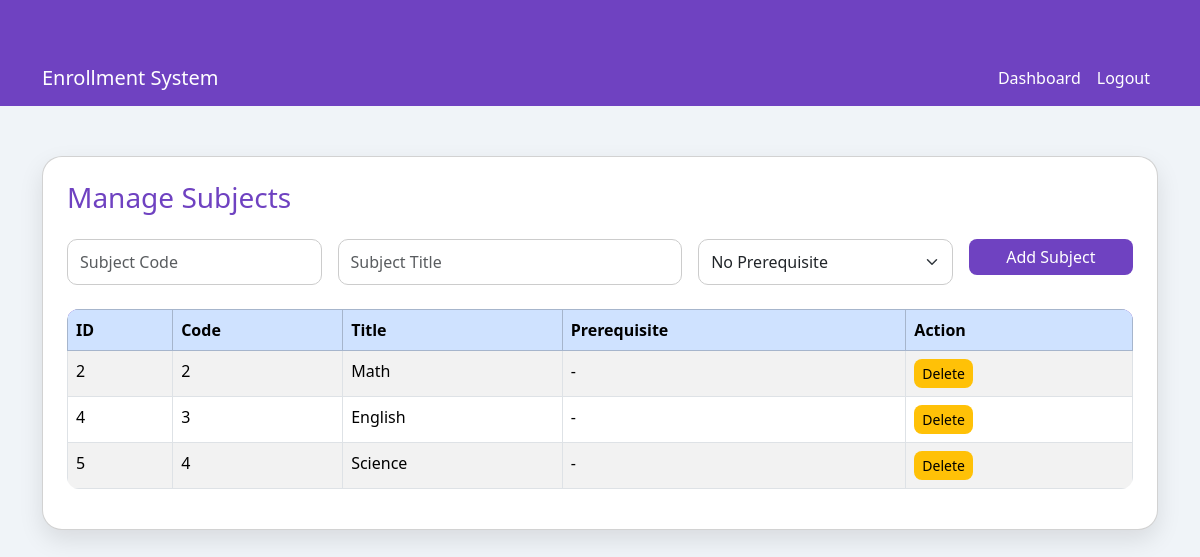
The app's page /manage_subjects.php (signed in) with its own data.
### tables this page shows
CREATE TABLE `subjects` (
  `id` int(11) NOT NULL,
  `code` varchar(20) NOT NULL,
  `title` varchar(100) NOT NULL,
  `prerequisite_id` int(11) DEFAULT NULL
);

### manage_subjects.php (the view, shortened to what this page needs)
<?php
include 'header.php';
include 'db.php';
$result = $conn->query("SELECT s.*, p.title as prereq_title FROM subjects s LEFT JOIN subjects p ON s.prerequisite_id=p.id");
?>
<div class="card p-4 mt-4">
    <h3 class="mb-4">Manage Subjects</h3>
    <form method="post" class="row g-3 mb-4">
        <div class="col-md-3">
            <input type="text" name="code" class="form-control" placeholder="Subject Code" required>
        </div>
        <div class="col-md-4">
            <input type="text" name="title" class="form-control" placeholder="Subject Title" required>
        </div>
        <div class="col-md-3">
            <select name="prerequisite" class="form-select">
                <option value="">No Prerequisite</option>
            </select>
        </div>
        <div class="col-md-2">
            <button type="submit" name="add" class="btn btn-primary w-100">Add Subject</button>
        </div>
    </form>
    <table class="table table-striped table-bordered">
        <thead class="table-primary">
            <tr>
                <th>ID</th>
                <th>Code</th>
                <th>Title</th>
                <th>Prerequisite</th>
                <th>Action</th>
            </tr>
        </thead>
        <tbody>
            <?php while($row = $result->fetch_assoc()): ?>
            <tr>
                <td><?= $row['id'] ?></td>
                <td><?= $row['code'] ?></td>
                <td><?= $row['title'] ?></td>
                <td><?= $row['prereq_title'] ?? '-' ?></td>
                <td>
                    <a href="?delete=<?= $row['id'] ?>" class="btn btn-secondary btn-sm" onclick="return confirm('Delete subject?')">Delete</a>
                </td>
            </tr>
            <?php endwhile; ?>
        </tbody>
    </table>
</div>

### style.css (style rules this page uses)
html, body { height: 100%; margin: 0; font-family: 'Segoe UI', Tahoma, Geneva, Verdana, sans-serif; background-color: #f0f4f8; color: #333; }
.card { background-color: #fff; border-radius: 20px; padding: 30px; min-height: 250px; box-shadow: 0 10px 25px rgba(0,0,0,0.1); transition: transform 0.3s ease, box-shadow 0.3s ease; }
.btn-primary { background-color: #6f42c1; border: none; border-radius: 8px; transition: background-color 0.3s ease, transform 0.2s ease; }
.btn-secondary { background-color: #ffc107; color: #000; border: none; border-radius: 8px; }
.form-control, .form-select { border-radius: 10px; border: 1px solid #ccc; padding: 10px 12px; transition: border-color 0.3s ease, box-shadow 0.3s ease; }
table { border-radius: 12px; overflow: hidden; width: 100%; border-collapse: collapse; }
table thead { background-color: #6f42c1; color: #fff; }
table tbody tr:nth-child(even) { background-color: #f8f9fa; }
.table .btn { border-radius: 8px; transition: all 0.2s ease; }
h3, h4 { color: #6f42c1; }

### records on screen
subjects: id "2", code "2", title "Math", prereq_title "-"
subjects: id "4", code "3", title "English", prereq_title "-"
subjects: id "5", code "4", title "Science", prereq_title "-"
